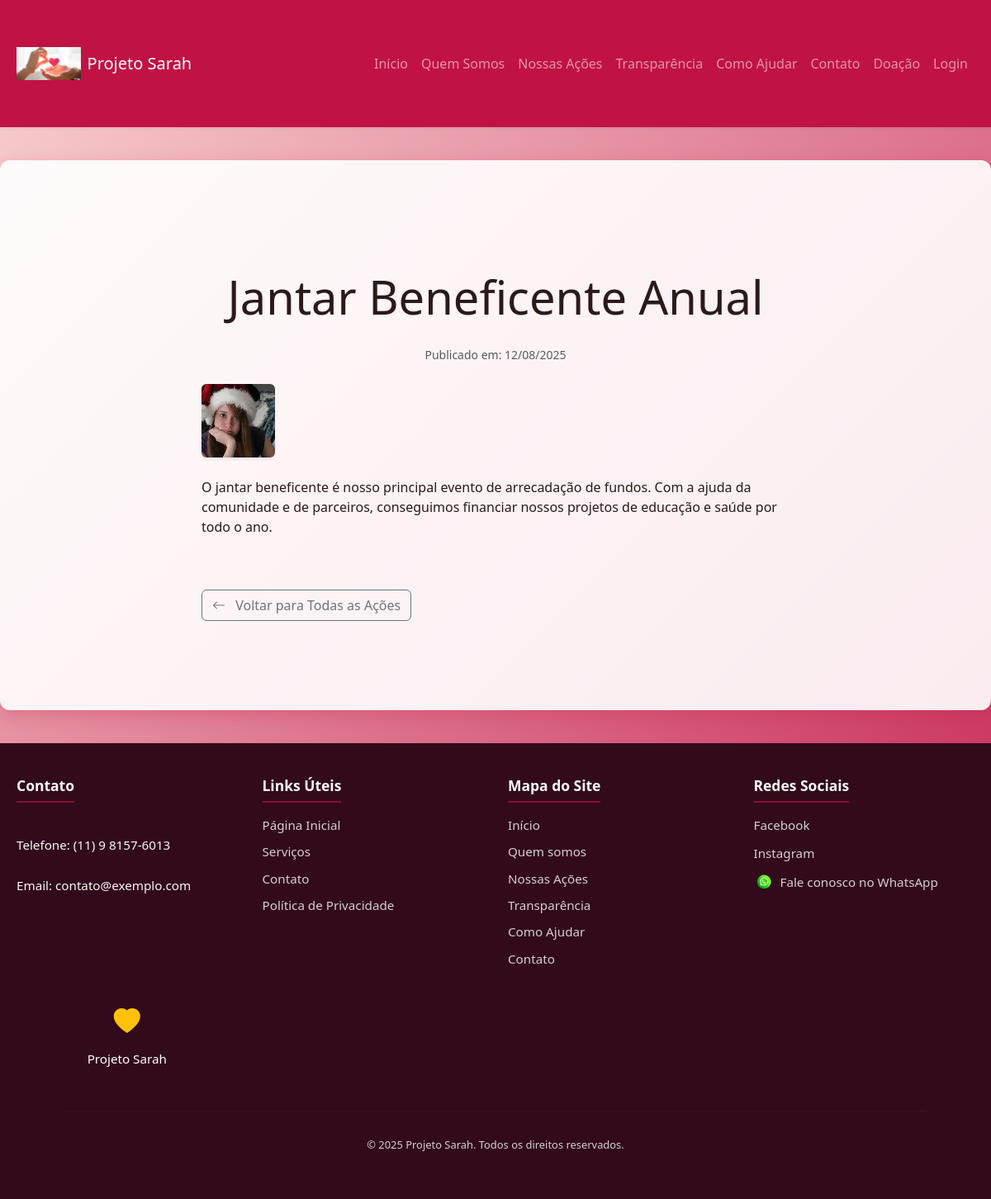
The page /nossas-acoes/jantar-beneficente-anual/ on the database its author committed.
### main/models.py (models this page shows, shortened)
class StaticImage(models.Model):
    name = models.CharField(max_length=50, unique=True, help_text="Nome único para identificar a imagem no código (ex: 'hero_image', 'logo_footer').")
    image = models.ImageField(upload_to='static_images/', help_text="Carregue a imagem para este item. Dimensões e tipo variam de acordo com o uso.")
    description = models.CharField(max_length=200, blank=True, help_text="Breve descrição para o atributo 'alt' da imagem.")
    class Meta:
        verbose_name = "Imagem Estática"
        verbose_name_plural = "Imagens Estáticas"

class Acao(models.Model):
    titulo = models.CharField(max_length=200, verbose_name="Título da Ação")
    slug = models.SlugField(unique=True, blank=True, null=True, max_length=255, verbose_name="Slug (URL Amigável)")
    descricao_breve = models.TextField(max_length=300, verbose_name="Descrição Breve")
    descricao_completa = models.TextField(verbose_name="Descrição Completa")
    imagem = models.ImageField(
        upload_to='acoes/',
        blank=True,
        null=True,
        verbose_name="Imagem",
        help_text="Dimensões recomendadas: 800x600 pixels. Formatos: JPG, PNG."
    )
    data_publicacao = models.DateTimeField(auto_now_add=True, verbose_name="Data de Publicação")
    ativa = models.BooleanField(default=True, verbose_name="Ação Ativa?")
    class Meta:
        verbose_name = "Ação"
        verbose_name_plural = "Ações"
        ordering = ['-data_publicacao']

### main/views.py (the view)
# urls.py: path('nossas-acoes/<slug:slug>/', views.detalhe_acao, name='detalhe_acao'),
def detalhe_acao(request, slug):
    acao = get_object_or_404(Acao, slug=slug, ativa=True)
    return render(request, 'detalhe_acao.html', {'acao': acao})

### main/context_processors.py (called while the page is built)
def carousel_base_context(request):
    images = CarouselImage.objects.filter(category='base')
    return {'carousel_base_images': images}

def static_images_context(request):
    images_dict = {}
    for img in StaticImage.objects.all():
        images_dict[img.name] = img
    return {'static_images': images_dict}

### main/templates/detalhe_acao.html (shortened to what this page needs)
{% extends 'base.html' %}
{% load static %}
{% block content %}
<div class="container my-5">
    <div class="row">
        <div class="col-lg-8 offset-lg-2">
            <h1 class="display-4 text-center mb-4">{{ acao.titulo }}</h1>
            <div class="text-center text-muted mb-4">
                <small>Publicado em: {{ acao.data_publicacao|date:"d/m/Y" }}</small>
            </div>
            {% if acao.imagem %}
            <img src="{{ acao.imagem.url }}" class="img-fluid rounded shadow-sm mb-4" alt="{{ acao.titulo }}">
            {% endif %}
            <p>{{ acao.descricao_completa|safe }}</p>
            <a href="{% url 'nossas_acoes' %}" class="btn btn-outline-secondary mt-5">
                <i class="bi bi-arrow-left me-2"></i> Voltar para Todas as Ações
            </a>
        </div>
    </div>
</div>
{% endblock %}

### main/templates/base.html (shortened to what this page needs)
{% load static %}
<!DOCTYPE html>
<html lang="pt-br">
<head>
    <link href="https://cdn.jsdelivr.net/npm/bootstrap@5.3.3/dist/css/bootstrap.min.css" rel="stylesheet">
    <link rel="stylesheet" href="https://cdn.jsdelivr.net/npm/bootstrap-icons@1.11.3/font/bootstrap-icons.min.css">
    <link rel="stylesheet" href="{% static 'css/estilo.css' %}">
    <link rel="stylesheet" href="{% static 'css/footer.css' %}">
</head>
<body>
    <header class="shadow-sm">
        <nav class="navbar navbar-expand-lg navbar-dark bg-mana-primary">
            <div class="container">
                <a class="navbar-brand d-flex align-items-center" href="{% url 'home' %}">
                    {% if static_images.logo_header %}
                        <img src="{{ static_images.logo_header.image.url }}" alt="{{ static_images.logo_header.description }}" height="40" class="me-2">
                    {% endif %}
                    <span>Projeto Sarah</span>
                </a>
                <div class="collapse navbar-collapse" id="navbarNav">
                    <ul class="navbar-nav ms-auto">
                        <li class="nav-item"><a class="nav-link" href="{% url 'home' %}">Início</a></li>
                        <li class="nav-item"><a class="nav-link" href="{% url 'quem_somos' %}">Quem Somos</a></li>
                        <li class="nav-item"><a class="nav-link" href="{% url 'nossas_acoes' %}">Nossas Ações</a></li>
                        <li class="nav-item"><a class="nav-link" href="{% url 'transparencia' %}">Transparência</a></li>
                        <li class="nav-item"><a class="nav-link" href="{% url 'como_ajudar' %}">Como Ajudar</a></li>
                        <li class="nav-item"><a class="nav-link" href="{% url 'contato' %}">Contato</a></li>
                        <li class="nav-item"><a class="nav-link" href="{% url 'doacao' %}">Doação</a></li>
                        {% if user.is_authenticated %}
                            <li class="nav-item">
                                <form action="{% url 'logout' %}" method="post" class="d-inline-block">
                                    {% csrf_token %}
                                    <button type="submit" class="btn btn-link nav-link">Sair</button>
                                </form>
                            </li>
                        {% else %}
                            <li class="nav-item"><a class="nav-link" href="{% url 'login' %}">Login</a></li>
                        {% endif %}
                    </ul>
                </div>
            </div>
        </nav>
    </header>
    <main class="main-content">
        <div class="container mt-4">
            {% block content %}{% endblock %}
        </div>
    </main>
    <footer>
        <div class="footer-grid">
            <div class="contato">
                <h5>Contato</h5>
                <p>
                    Telefone: (11) 9 8157-6013<br>
                    Email: contato@exemplo.com
                </p>
            </div>
            <div class="links-uteis">
                <h5>Links Úteis</h5>
                <ul>
                    <li><a href="{% url 'home' %}">Página Inicial</a></li>
                    <li><a href="#">Serviços</a></li>
                    <li><a href="{% url 'contato' %}">Contato</a></li>
                    <li><a href="#">Política de Privacidade</a></li>
                </ul>
            </div>
            <div class="links-uteis">
                <h5>Mapa do Site</h5>
                <ul>
                    <li><a href="{% url 'home' %}">Início</a></li>
                    <li><a href="{% url 'quem_somos' %}">Quem somos</a></li>
                    <li><a href="{% url 'nossas_acoes' %}">Nossas Ações</a></li>
                    <li><a href="{% url 'transparencia' %}">Transparência</a></li>
                    <li><a href="{% url 'como_ajudar' %}">Como Ajudar</a></li>
                    <li><a href="{% url 'contato' %}">Contato</a></li>
                </ul>
            </div>
            <div class="redes-sociais">
                <h5>Redes Sociais</h5>
                <ul>
                    <li><a href="https://www.facebook.com/" target="_blank">Facebook</a></li>
                    <li><a href="https://www.instagram.com/" target="_blank">Instagram</a></li>
                    <li>
                        <a href="https://wa.me/5511981576013" target="_blank" class="whatsapp-link">
                            {% if static_images.whatsapp_icon %}
                                <img src="{{ static_images.whatsapp_icon.image.url }}" alt="{{ static_images.whatsapp_icon.description }}" style="width: 24px; vertical-align: middle;">
                            {% endif %}
                            Fale conosco no WhatsApp
                        </a>
                    </li>
                </ul>
            </div>
            <div class="logo d-flex flex-column align-items-center">
                <i class="bi bi-heart-fill fs-2 text-warning"></i>
                <p class="m-0 text-white mt-2">Projeto Sarah</p>
            </div>
        </div>
        <hr>
        <p class="copyright">&copy; {% now "Y" %} Projeto Sarah. Todos os direitos reservados.</p>
    </footer>
</body>
</html>

### main/static/css/estilo.css (style rules this page uses)
:root { --primary-color: #c11244; --primary-light: #f9d5d3; --primary-dark: #8b0c30; --text-dark: #2c1a1a; --text-light: #ffffff; --shadow-color: rgba(193, 18, 68, 0.25); }
body { font-family: 'Segoe UI', Tahoma, Geneva, Verdana, sans-serif; margin: 0; padding: 0; background: linear-gradient(135deg, var(--primary-light) 0%, var(--primary-color) 100%); color: var(--text-dark); transition: background-color 0.5s ease; min-height: 100vh; display: flex; flex-direction: column; }
.container { max-width: 1200px; margin: 0 auto; padding: 20px; box-sizing: border-box; }
header { background-color: var(--primary-color); color: var(--text-light); padding: 1.5em 0; box-shadow: 0 3px 8px var(--shadow-color); position: sticky; top: 0; z-index: 1000; animation: slideDown 0.7s ease forwards; }
.main-content { flex-grow: 1; padding: 20px; background-color: rgba(255, 255, 255, 0.9); margin: 40px auto; max-width: 1200px; box-shadow: 0 8px 20px var(--shadow-color); border-radius: 12px; animation: fadeInContent 1s ease forwards; box-sizing: border-box; width: 95%; }
@media (min-width: 768px) { .main-content { width: auto; } }
.bg-mana-primary { background-color: var(--primary-color) !important; }

### main/static/css/footer.css (style rules this page uses)
:root { --primary-rose: #320a1c; --dark-rose: #8b0c30; --light-text: #f8f8f8; --subtle-text: rgba(255, 255, 255, 0.8); --border-color: rgba(255, 255, 255, 0.2); }
footer { background-color: var(--primary-rose); color: var(--light-text); padding: 40px 20px; font-family: 'Segoe UI', Tahoma, Geneva, Verdana, sans-serif; font-size: 0.95em; line-height: 1.6; margin-top: auto; }
.footer-grid { display: grid; grid-template-columns: repeat(auto-fit, minmax(220px, 1fr)); gap: 30px; max-width: 1200px; margin: 0 auto; padding-bottom: 20px; }
.footer-grid h5 { color: var(--light-text); margin-bottom: 15px; font-size: 1.15em; font-weight: bold; border-bottom: 2px solid var(--dark-rose); padding-bottom: 8px; display: inline-block; }
.footer-grid p { margin-bottom: 10px; }
.footer-grid ul { list-style: none; padding: 0; margin: 0; }
.footer-grid ul li { margin-bottom: 8px; }
.footer-grid ul li a { color: var(--subtle-text); text-decoration: none; transition: color 0.3s ease; }
.contato p { white-space: pre-line; }
.redes-sociais ul { display: flex; flex-direction: column; }
.redes-sociais ul li { margin-bottom: 10px; }
.redes-sociais .whatsapp-link { display: flex; align-items: center; gap: 8px; }
.footer-grid .logo { text-align: center; }
footer hr { border: none; border-top: 1px solid var(--border-color); margin: 30px auto; width: 90%; max-width: 1200px; }
.copyright { text-align: center; color: var(--subtle-text); font-size: 0.85em; margin-top: 20px; }

### rows shown on the page
StaticImage: logo_header.image (picture)
Acao: titulo "Jantar Beneficente Anual", data_publicacao "12/08/2025", imagem (picture), descricao_completa "O jantar beneficente é nosso principal evento de arrecadação de fundos. Com a ajuda da comunidade e de parceiros, conseguimos financiar nossos projetos de educação e saúde por todo o ano."
StaticImage: whatsapp_icon.image (picture)
